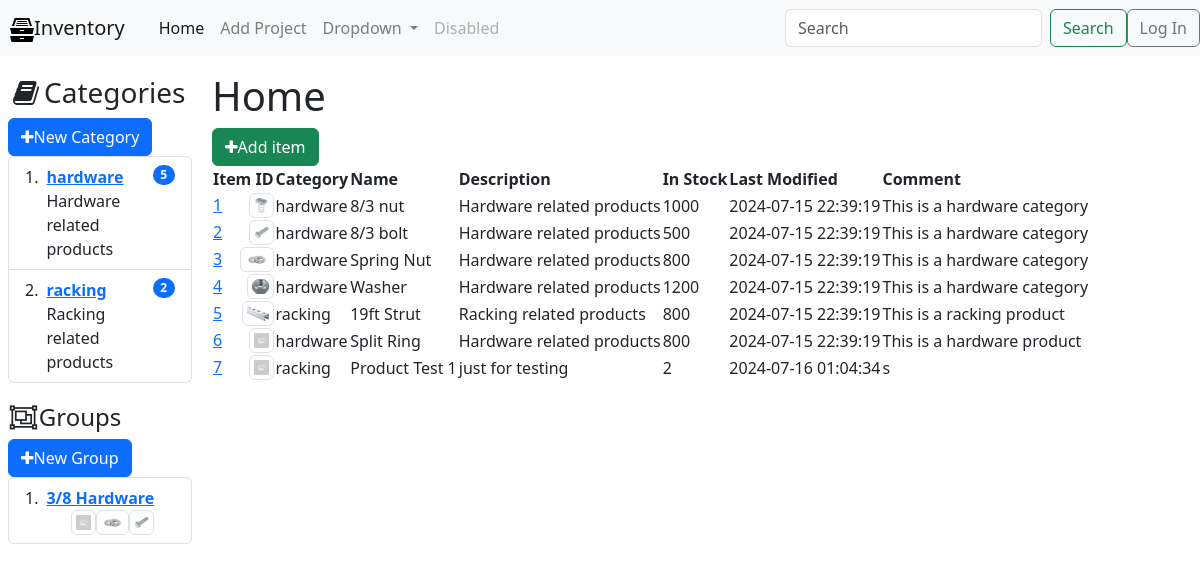
The page / on the database its author committed.
### tables this page shows
CREATE TABLE categories (
  id INTEGER PRIMARY KEY AUTOINCREMENT,
  name VARCHAR(255),
  description TEXT NOT NULL DEFAULT '',
  comment TEXT DEFAULT NULL,
  datetime_added TIMESTAMP DEFAULT CURRENT_TIMESTAMP,
  last_modified TIMESTAMP DEFAULT CURRENT_TIMESTAMP
);

CREATE TABLE groups (
  id INTEGER PRIMARY KEY AUTOINCREMENT,
  name varchar(225) NOT NULL DEFAULT '',
  list varchar(255) NOT NULL default ''
);

CREATE TABLE media (
  id INTEGER PRIMARY KEY AUTOINCREMENT,
  href VARCHAR(255) NOT NULL DEFAULT '',
  comment TEXT NOT NULL DEFAULT ''
);

CREATE TABLE products (
  id INTEGER PRIMARY KEY AUTOINCREMENT,
  id_category INTEGER NOT NULL DEFAULT 0,
  id_media INTEGER NOT NULL DEFAULT 0,
  name VARCHAR(255),
  description TEXT NOT NULL DEFAULT '',
  instock INTEGER NOT NULL DEFAULT 0,
  comment TEXT NOT NULL DEFAULT '',
  visible INT(1) NOT NULL,
  datetime_added TIMESTAMP DEFAULT CURRENT_TIMESTAMP,
  last_modified TIMESTAMP DEFAULT CURRENT_TIMESTAMP
);

### main.py (the view)
@app.route('/')
def index():
    conn = get_db_connection()
    categories = get_categories_ls()
    products = get_product_ls()
    groups, groups_id_ls = get_group_ls()
    conn.close()
    return render_template('index.html',
                           title="Home",
                           categories=categories,
                           products=products,
                           groups=groups,
                           groups_id_ls=groups_id_ls)

### main.py (called while the page is built)
def get_db_connection():
    conn = sqlite3.connect('database.db')
    conn.row_factory = sqlite3.Row
    return conn

def get_group_ls():
    id_ls = []
    conn = get_db_connection()
    cur = conn.cursor()
    cur.execute("SELECT id, name, list FROM groups ORDER BY name")
    group_ls = cur.fetchall()
    try:
        for group in group_ls:
            product_ls = [int(ele) for ele in group['list'].split(',')]
            print(product_ls)
            id_ls.append(product_ls)
    except Exception as e:
        print(e)
        print('List has no elements or not an integer list')
    conn.close()
    return group_ls, id_ls

def get_categories_ls():
    conn = get_db_connection()
    cur = conn.cursor()
    cur.execute(
        "SELECT c.id AS id, c.name AS name, c.description AS description, c.comment AS comment, COUNT(p.id) AS products_count FROM categories c LEFT JOIN products p ON c.id = p.id_category GROUP BY c.id, c.name"
    )
    categories = cur.fetchall()
    conn.close()
    return categories

def get_product_ls():
    conn = get_db_connection()
    cur = conn.cursor()
    cur.execute(
        "SELECT p.id AS id, p.name AS name, p.description AS description, p.instock AS instock, p.comment AS comment, p.visible AS visible, p.last_modified AS last_modified, c.id AS id_category, c.name AS name_category, c.description AS description_category, c.comment AS comment_category, m.href AS link FROM products p LEFT JOIN categories c ON p.id_category = c.id LEFT JOIN media m ON p.id_media = m.id"
    )
    products = cur.fetchall()
    conn.close()
    return products

### templates/index.html
{% extends 'base.html' %}
{% block content %}
    <h1>{{title}}</h1>
    <div id="toolbar">
      <a href="/addproduct/"><button type="button" class="btn btn-success"><i class="fa fa-plus"></i>Add item</button></a>
    </div>
    <table
      id="main_table"
       data-toggle="table">
      <thead>
        <tr>
          <th>Item ID</th>
          <th>Category</th>
          <th>Name</th>
            <th>Description</th>
            <th>In Stock</th>
            <th>Last Modified</th>
            <th>Comment</th>
        </tr>
      </thead>
      <tbody>
          {% for product in products %}
        <tr>
          <td><a href="{{ url_for('displayInfo', id=product['id']) }}">{{ product['id'] }}<img class="img-thumbnail force-small float-right" src="{{ url_for('static', filename=product['link'])}}"></a></td>
          <td>{{ product['name_category']}}</td>
            <td>{{ product['name'] }}</td>
            <td>{{ product['description'] }}</td>
            <td>{{ product['instock'] }}</td>
            <td>{{ product['last_modified'] }}</td>
            <td>{{ product['comment'] }}</td>
        </tr>
          {% endfor %}
      </tbody>
    </table>
{% endblock %}

### templates/base.html (shortened to what this page needs)
<!DOCTYPE html>
<html lang="en">
  <head>
      <link rel="stylesheet" href="{{ url_for('static', filename='font-awesome/css/font-awesome.min.css') }}">
    <link rel="stylesheet" href="{{ url_for('static', filename='css/styles.css') }}">
    <link rel="stylesheet" href="https://cdn.jsdelivr.net/npm/bootstrap@4.5.3/dist/css/bootstrap.min.css">
    <link rel="stylesheet" href="https://cdn.jsdelivr.net/npm/bootstrap@5.3.3/dist/css/bootstrap.min.css">
    <link rel="stylesheet" href="https://cdn.jsdelivr.net/npm/bootstrap-icons@1.11.3/font/bootstrap-icons.css">
    <link rel="stylesheet" href="https://cdn.jsdelivr.net/npm/bootstrap-table@1.22.6/dist/bootstrap-table.min.css">
  </head>
  <body>
      <nav class="navbar navbar-expand-lg navbar-light bg-light">
        <a class="spacing navbar-brand" href="/">Inventory</a>
        <div class="collapse navbar-collapse" id="navbarSupportedContent">
          <ul class="navbar-nav mr-auto">
            <li class="nav-item active">
              <a class="nav-link" href="/">Home <span class="sr-only">(current)</span></a>
            </li>
            <li class="nav-item">
              <a class="nav-link" href="{{ url_for('addproject') }}">Add Project</a>
            </li>
            <li class="nav-item dropdown">
              <a class="nav-link dropdown-toggle" href="#" id="navbarDropdown" role="button" data-toggle="dropdown" aria-haspopup="true" aria-expanded="false">
                Dropdown
              </a>
            </li>
            <li class="nav-item">
              <a class="nav-link disabled" href="#" tabindex="-1" aria-disabled="true">Disabled</a>
            </li>
          </ul>
          <form class="form-inline my-2 my-lg-0">
            <input class="form-control mr-sm-2" type="search" placeholder="Search" aria-label="Search">
            <button class="btn btn-outline-success my-2 my-sm-0" type="submit">Search</button>
          </form>
          <a href="{{ url_for('login') }}">
          <button type="button" class="btn btn-outline-secondary">Log In</button></a>
        </div>
      </nav>
    <div class="container-fluid">
    <div class="row flex-nowrap">
      <div class="col-auto col-md-3 col-xl-2 px-sm-2 px-0">
        <h3 style="padding-top: 20px;"><i class="fa fa-book fa-fw" aria-hidden="true"></i>Categories</h3>
        <div id="toolbar">
          <a href="/addcategory/"><button type="button" class="btn btn-primary"><i class="fa fa-plus"></i>New Category</button></a>
        </div>
        <ol class="list-group list-group-numbered">
          {% for category in categories %}
          {% if title==category['name'] %}
          <li class="list-group-item d-flex justify-content-between align-items-start bg-primary text-light">
          {% else %}
            <li class="list-group-item d-flex justify-content-between align-items-start">
              {% endif %}
            <div class="ms-2 me-auto">
              <div class="fw-bold">
                {% if title==category['name'] %}
                <a class="link-light" href="{{ url_for('category', id=category['id']) }}">{{ category['name']}}</a>
                {% else %}
                <a href="{{ url_for('category', id=category['id']) }}">{{ category['name']}}</a>
                {% endif %}
              </div>
              {{category['description']}}
            </div>
              {% if title==category['name'] %}
              <span class="badge text-bg-light rounded-pill">{{category['products_count']}}</span>
              {% else %}
              {% if category['products_count'] == 0 %}
              <span class="badge text-bg-danger rounded-pill">{{category['products_count']}}</span>
              {% else %}
              <span class="badge text-bg-primary rounded-pill">{{category['products_count']}}</span>
              {% endif %}
              {% endif %}
          </li>
          {% endfor %}
        </ol>
        <h4 style="padding-top: 20px;"><i class="fa fa-object-group fa-fw" aria-hidden="true"></i>Groups</h4>
        <div id="toolbar">
          <a href="/addcategory/"><button type="button" class="btn btn-primary"><i class="fa fa-plus"></i>New Group</button></a>
        </div>
        <ol class="list-group list-group-numbered">
          {% for group in groups %}
          {% if title==group['name'] %}
          <li class="list-group-item d-flex justify-content-between align-items-start bg-primary text-light">
          {% else %}
            <li class="list-group-item d-flex justify-content-between align-items-start">
              {% endif %}
            <div class="ms-2 me-auto">
              <div class="fw-bold">
                {% if title==group['name'] %}
                <a class="link-light" href="">{{ group['name']}}</a>
                {% else %}
                <a href="">{{ group['name']}}</a>
                {% endif %}
              </div>
              {% set id_group = groups_id_ls[loop.index-1] %}
              {% for id_no in id_group %}
              {% set link_name = products[id_no-1]['link'] %}
              <a href="{{ url_for('displayInfo', id=id_no) }}"><img class="img-thumbnail force-small float-right" src="{{ url_for('static', filename=link_name)}}"></a>
              {% endfor %}
            </div>
          </li>
          {% endfor %}
        </ol>
      </div>
      <div class="col py-3 content">
          {% block content %} {% endblock %}
      </div>
    </div>
      </div>
  </body>
</html>

### static/css/styles.css (style rules this page uses)
.spacing { padding-left: 10px; padding-right: 10px; }
.force-small { max-height: 25px !important; width: auto !important; }

### rows shown on the page
categories: name "hardware", description "Hardware related products", products_count "5"
categories: name "racking", description "Racking related products", products_count "2"
groups: name "3/8 Hardware", href (picture), href (placeholder picture)
products: id "1", href (picture), name_category "hardware", name "8/3 nut", description "Hardware related products", instock "1000", last_modified "2024-07-15 22:39:19", comment "This is a hardware category"
products: id "2", href (picture), name_category "hardware", name "8/3 bolt", description "Hardware related products", instock "500", last_modified "2024-07-15 22:39:19", comment "This is a hardware category"
products: id "3", href (picture), name_category "hardware", name "Spring Nut", description "Hardware related products", instock "800", last_modified "2024-07-15 22:39:19", comment "This is a hardware category"
products: id "4", href (picture), name_category "hardware", name "Washer", description "Hardware related products", instock "1200", last_modified "2024-07-15 22:39:19", comment "This is a hardware category"
products: id "5", href (picture), name_category "racking", name "19ft Strut", description "Racking related products", instock "800", last_modified "2024-07-15 22:39:19", comment "This is a racking product"
products: id "6", href (placeholder picture), name_category "hardware", name "Split Ring", description "Hardware related products", instock "800", last_modified "2024-07-15 22:39:19", comment "This is a hardware product"
products: id "7", href (placeholder picture), name_category "racking", name "Product Test 1", description "just for testing", instock "2", last_modified "2024-07-16 01:04:34", comment "s"

### other values the page prints
{{ title }} "Home"
